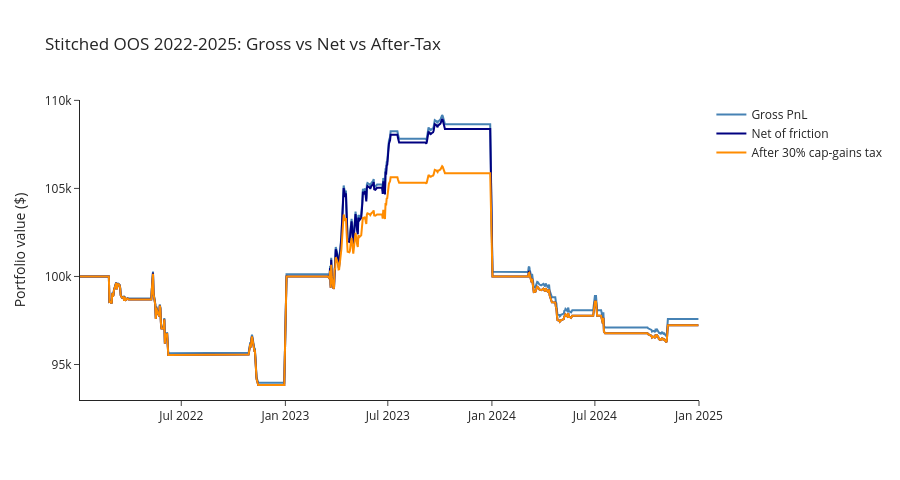

The notebook cell saved with this chart:
### Markdown cell above
## 14 Three-line Equity: Gross vs Net vs After-Tax (stitched OOS)

### Code cell
if not stitched_ledger.empty:
    lc = stitched_ledger.copy()
    lc['date'] = pd.to_datetime(lc['date'])
    lc['delta'] = lc['mkt_value'] - STARTING_CAPITAL
    agg = lc.groupby('date')['delta'].sum().reset_index()
    agg['net_value'] = STARTING_CAPITAL + agg['delta']
    if not oos_trades.empty:
        cb = oos_trades.groupby(pd.to_datetime(oos_trades['exit_date']))['total_cost'].sum()
    else:
        cb = pd.Series(dtype=float)
    cum, gross = 0.0, []
    for d in agg['date']:
        cum += cb.get(d, 0.0); gross.append(cum)
    agg['cum_costs'] = gross
    agg['gross_value'] = agg['net_value'] + agg['cum_costs']
    agg['net_pnl_cum'] = agg['net_value'] - STARTING_CAPITAL
    agg['after_tax_pnl'] = agg['net_pnl_cum'].apply(lambda p: p * (1 - TAX_RATE) if p > 0 else p)
    agg['after_tax_value'] = STARTING_CAPITAL + agg['after_tax_pnl']
    fig = go.Figure()
    fig.add_trace(go.Scatter(x=agg['date'], y=agg['gross_value'],     line=dict(color='steelblue'), name='Gross PnL'))
    fig.add_trace(go.Scatter(x=agg['date'], y=agg['net_value'],       line=dict(color='navy'),      name='Net of friction'))
    fig.add_trace(go.Scatter(x=agg['date'], y=agg['after_tax_value'], line=dict(color='darkorange'),name='After 30% cap-gains tax'))
    fig.add_hline(y=STARTING_CAPITAL, line_dash='dot', line_color='gray')
    # Add vertical fold separators
    for f in FOLDS[1:]:
        fig.add_vline(x=pd.Timestamp(f'{f["test_year"]}-01-01'), line_color='lightgray', line_dash='dot')
    fig.update_layout(title='Stitched OOS 2022-2025: Gross vs Net vs After-Tax',
                      template='simple_white', height=480, yaxis_title='Portfolio value ($)')
    fig.write_html(str(OUT_DIR/'equity_3line.html'), include_plotlyjs='cdn')
    fig.show()

### Figure 1 — Plotly figure (JSON) as saved in the notebook; plotly's stock layout.template omitted (floating-point values rounded to 4 significant figures; data arrays with more than 128 entries replaced by an {"elided": "..."} marker saying what was removed)
{"data": [{"line": {"color": "steelblue"}, "name": "Gross PnL", "type": "scatter", "x": {"elided": "753 str values"}, "y": {"elided": "753 float values"}}, {"line": {"color": "navy"}, "name": "Net of friction", "type": "scatter", "x": {"elided": "753 str values"}, "y": {"elided": "753 float values"}}, {"line": {"color": "darkorange"}, "name": "After 30% cap-gains tax", "type": "scatter", "x": {"elided": "753 str values"}, "y": {"elided": "753 float values"}}], "layout": {"height": 480, "shapes": [{"line": {"color": "gray", "dash": "dot"}, "type": "line", "x0": 0, "x1": 1, "xref": "x domain", "y0": 100000, "y1": 100000, "yref": "y"}, {"line": {"color": "lightgray", "dash": "dot"}, "type": "line", "x0": "2023-01-01T00:00:00", "x1": "2023-01-01T00:00:00", "xref": "x", "y0": 0, "y1": 1, "yref": "y domain"}, {"line": {"color": "lightgray", "dash": "dot"}, "type": "line", "x0": "2024-01-01T00:00:00", "x1": "2024-01-01T00:00:00", "xref": "x", "y0": 0, "y1": 1, "yref": "y domain"}, {"line": {"color": "lightgray", "dash": "dot"}, "type": "line", "x0": "2025-01-01T00:00:00", "x1": "2025-01-01T00:00:00", "xref": "x", "y0": 0, "y1": 1, "yref": "y domain"}], "title": {"text": "Stitched OOS 2022-2025: Gross vs Net vs After-Tax"}, "yaxis": {"title": {"text": "Portfolio value ($)"}}}}
